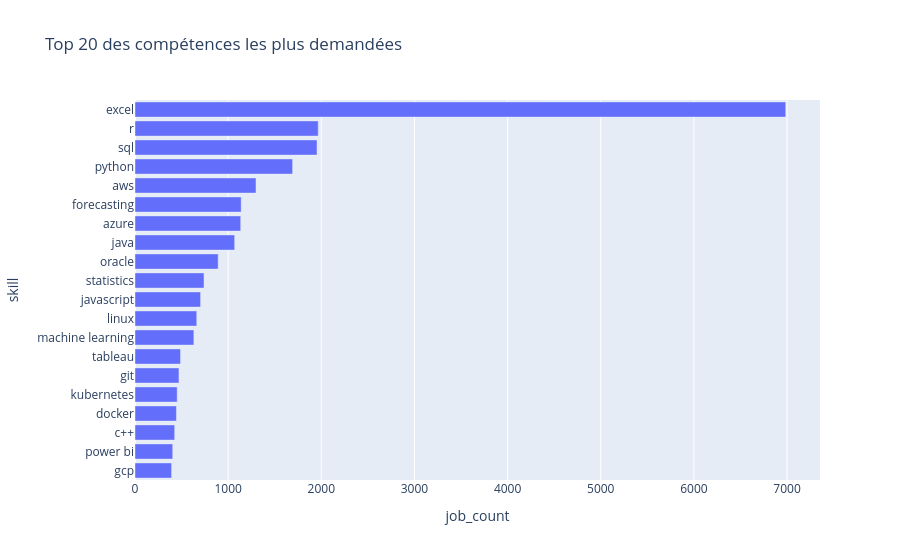

The notebook cell this image was saved under:
### Code cell
fig = px.bar(
    top_skills.sort_values("job_count"),
    x="job_count",
    y="skill",
    orientation="h",
    title="Top 20 des compétences les plus demandées"
)

fig.show()

### Figure 1 — Plotly figure (JSON) as saved in the notebook; plotly's stock layout.template omitted (floating-point values rounded to 4 significant figures)
{"data": [{"hovertemplate": "job_count=%{x}<br>skill=%{y}<extra></extra>", "legendgroup": "", "marker": {"color": "#636efa", "pattern": {"shape": ""}}, "name": "", "orientation": "h", "showlegend": false, "textposition": "auto", "type": "bar", "x": [393, 405, 426, 445, 453, 472, 489, 632, 663, 704, 741, 893, 1070, 1135, 1140, 1299, 1692, 1954, 1967, 6986], "xaxis": "x", "y": ["gcp", "power bi", "c++", "docker", "kubernetes", "git", "tableau", "machine learning", "linux", "javascript", "statistics", "oracle", "java", "azure", "forecasting", "aws", "python", "sql", "r", "excel"], "yaxis": "y"}], "layout": {"barmode": "relative", "legend": {"tracegroupgap": 0}, "title": {"text": "Top 20 des compétences les plus demandées"}, "xaxis": {"anchor": "y", "domain": [0, 1], "title": {"text": "job_count"}}, "yaxis": {"anchor": "x", "domain": [0, 1], "title": {"text": "skill"}}}}
